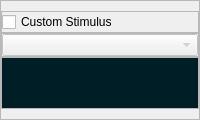
                      <widget class="QFrame" name="Spikeling_CustomStimulus_frame">
                       <property name="sizePolicy">
                        <sizepolicy hsizetype="Preferred" vsizetype="Expanding">
                         <horstretch>0</horstretch>
                         <verstretch>0</verstretch>
                        </sizepolicy>
                       </property>
                       <property name="frameShape">
                        <enum>QFrame::StyledPanel</enum>
                       </property>
                       <property name="frameShadow">
                        <enum>QFrame::Raised</enum>
                       </property>
                       <layout class="QVBoxLayout" name="verticalLayout_24">
                        <property name="spacing">
                         <number>0</number>
                        </property>
                        <property name="leftMargin">
                         <number>0</number>
                        </property>
                        <property name="topMargin">
                         <number>10</number>
                        </property>
                        <property name="rightMargin">
                         <number>0</number>
                        </property>
                        <property name="bottomMargin">
                         <number>10</number>
                        </property>
                        <item>
                         <widget class="QFrame" name="Spikeling_CustomStimulus_checkBox_frame">
                          <property name="frameShape">
                           <enum>QFrame::StyledPanel</enum>
                          </property>
                          <property name="frameShadow">
                           <enum>QFrame::Raised</enum>
                          </property>
                          <layout class="QHBoxLayout" name="horizontalLayout_46">
                           <property name="spacing">
                            <number>0</number>
                           </property>
                           <property name="leftMargin">
                            <number>0</number>
                           </property>
                           <property name="topMargin">
                            <number>0</number>
                           </property>
                           <property name="rightMargin">
                            <number>0</number>
                           </property>
                           <property name="bottomMargin">
                            <number>0</number>
                           </property>
                           <item>
                            <widget class="QCheckBox" name="Spikeling_CustomStimulus_checkBox">
                             <property name="text">
                              <string>Custom Stimulus</string>
                             </property>
                            </widget>
                           </item>
                          </layout>
                         </widget>
                        </item>
                        <item>
                         <widget class="QFrame" name="Spikeling_CustomStimulus_comboBox_frame">
                          <property name="frameShape">
                           <enum>QFrame::StyledPanel</enum>
                          </property>
                          <property name="frameShadow">
                           <enum>QFrame::Raised</enum>
                          </property>
                          <layout class="QHBoxLayout" name="horizontalLayout_45">
                           <property name="spacing">
                            <number>0</number>
                           </property>
                           <property name="leftMargin">
                            <number>0</number>
                           </property>
                           <property name="topMargin">
                            <number>0</number>
                           </property>
                           <property name="rightMargin">
                            <number>0</number>
                           </property>
                           <property name="bottomMargin">
                            <number>0</number>
                           </property>
                           <item>
                            <widget class="QComboBox" name="Spikeling_CustomStimulus_comboBox">
                             <property name="enabled">
                              <bool>false</bool>
                             </property>
                             <property name="sizePolicy">
                              <sizepolicy hsizetype="Preferred" vsizetype="Preferred">
                               <horstretch>0</horstretch>
                               <verstretch>0</verstretch>
                              </sizepolicy>
                             </property>
                            </widget>
                           </item>
                          </layout>
                         </widget>
                        </item>
                        <item>
                         <widget class="QFrame" name="Spikeling_CustomStimulus_display_frame">
                          <property name="frameShape">
                           <enum>QFrame::StyledPanel</enum>
                          </property>
                          <property name="frameShadow">
                           <enum>QFrame::Raised</enum>
                          </property>
                          <layout class="QHBoxLayout" name="horizontalLayout_44">
                           <property name="spacing">
                            <number>0</number>
                           </property>
                           <property name="leftMargin">
                            <number>0</number>
                           </property>
                           <property name="topMargin">
                            <number>0</number>
                           </property>
                           <property name="rightMargin">
                            <number>0</number>
                           </property>
                           <property name="bottomMargin">
                            <number>0</number>
                           </property>
                           <item>
                            <widget class="QWidget" name="Spikeling_CustomStimulus_display" native="true">
                             <property name="enabled">
                              <bool>false</bool>
                             </property>
                             <property name="sizePolicy">
                              <sizepolicy hsizetype="Preferred" vsizetype="Fixed">
                               <horstretch>0</horstretch>
                               <verstretch>0</verstretch>
                              </sizepolicy>
                             </property>
                             <property name="minimumSize">
                              <size>
                               <width>0</width>
                               <height>50</height>
                              </size>
                             </property>
                             <property name="maximumSize">
                              <size>
                               <width>16777215</width>
                               <height>50</height>
                              </size>
                             </property>
                             <property name="styleSheet">
                              <string notr="true">background-color: rgb(0, 30, 38);</string>
                             </property>
                            </widget>
                           </item>
                          </layout>
                         </widget>
                        </item>
                       </layout>
                      </widget>
